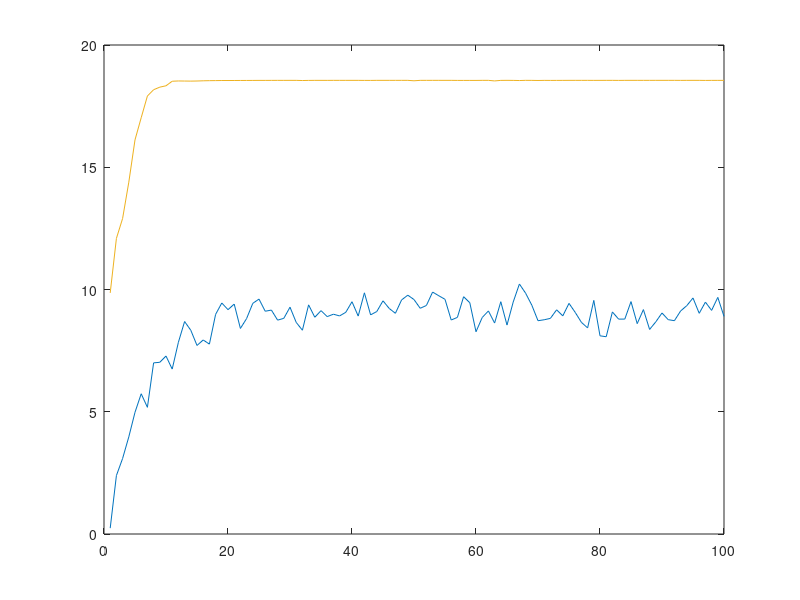

This figure's MATLAB source:
function GA
%exercise written 14 August 2006 by Anders Brodin

%global variables:
global POPSIZE GENE_NUMBER MAX_GENERATIONS NUM_BREED;
POPSIZE = 200;                   %popsize is number of chromosomes in the population
GENE_NUMBER = 128;                %gene number is number of genes in each chromosome, should be one in these simple tasks
MAX_GENERATIONS = 100;           %number of iterations
NUM_BREED = 100;                 %out of the 50 chromsomes (= possible solutions) the 20 best are allowed to reproduce

%genetic operators
global mutation_rate mutation_free;%crossover_rate 
mutation_rate = 0.08;           %how large percentage of the genes experience mutations
mutation_free = 8;             %number of topranked Individuals that should be saved from mutation

%global structure delaration
global Ind Gene Fitness;
global Results1 Results2 Results3;
Results1 = zeros(MAX_GENERATIONS);
Results2 = zeros(MAX_GENERATIONS);
Results3 = zeros(MAX_GENERATIONS);

rand('twister',sum(100*clock));%'state'
Create_pop                                          %calls function that generates random chromosomes
for generation = 1 : MAX_GENERATIONS                %how long should the algorithm run?
   Evaluate_fitness;                                %calling function "evaluate_fitness" below
   Sort;                                            %calling function "sort" below
   Reproduce;                                       %calling function "reproduce" below
   Mutate;                                          %calling function "mutate" below
   Output (generation);                             %calling function that writes result to Excel sheet
end                                                 %end of "for" loop
%__________________________________________________________________________
function Create_pop()                               %This function creates a random population of 50 chromosomes
global POPSIZE GENE_NUMBER Ind;                     % Gene Fitness;
for Count1 = 1 : POPSIZE                            %For counter for the chromosomes
    for Count2 = 1 : GENE_NUMBER                    %For counter for genes inside chromosomes
        g = rand(1);                                %g is a random number between 0 and 1
        if g < 0.5                                  %fill genes with either 0 or 1
            Ind(Count1).Gene(Count2) = 0;           %0 or 1 is written into the array "Ind" which is an
        else                                        %array of a user defined variable (like struct or class)
            Ind(Count1).Gene(Count2) = 1;           %the "Gene" is and integer inside the composite variable
        end
    end
    Ind(Count1).Fitness = -1;                       % This fills the ind.Fitness varaibale with -1 to start with
end
%__________________________________________________________________________
function Evaluate_fitness()                         %This function calculates the base two number of ones and zeros
global POPSIZE GENE_NUMBER Ind;% Gene Fitness;
for Count1 = 1 : POPSIZE
    
    X = sum(2.^(-find(Ind(Count1).Gene(1:GENE_NUMBER/2) == 1) + 4));
    Y = sum(2.^(-find(Ind(Count1).Gene(GENE_NUMBER/2+1:GENE_NUMBER) == 1) + 4));
    X = mod(X, 10);
    Y = mod(Y, 10);
    
   Ind(Count1).Fitness = -X.*sin(4*X)-1.1*Y.*sin(2*Y);
end
%__________________________________________________________________________
function Reproduce()
global POPSIZE NUM_BREED GENE_NUMBER Ind; % crossover_rate;
countback = POPSIZE;
for Count1 = 1 : 2 : (POPSIZE / 2)
    if Count1 <= NUM_BREED       
        Gene_No = 8 * rand(1) + 1;
        for Count2 = 1 : GENE_NUMBER
            if Count2 <= Gene_No
                Ind(countback).Gene(Count2) = Ind(Count1).Gene(Count2);
                Ind(countback - 1).Gene(Count2) = Ind(Count1 + 1).Gene(Count2);
            else
                Ind(countback).Gene(Count2) = Ind(Count1 + 1).Gene(Count2);
                Ind(countback - 1).Gene(Count2) = Ind(Count1).Gene(Count2);
            end
        end
        countback = countback - 2;        
    end
end
%__________________________________________________________________________
function Mutate()
global GENE_NUMBER POPSIZE mutation_free mutation_rate Ind;
for Count1 = mutation_free : POPSIZE
    for Count2 = 1 : GENE_NUMBER
        Chance = rand(1);
        if Chance <= mutation_rate
            if Ind(Count1).Gene(Count2) == 0
                Ind(Count1).Gene(Count2) = 1;
            else
                Ind(Count1).Gene(Count2) = 0;
            end
        end
    end
end
%__________________________________________________________________________
function Sort()
global POPSIZE Ind Fitness;
for i = 1 : (POPSIZE - 1)
    m = i + 1;
    for j = (i + 1) : POPSIZE
        if Ind(j).Fitness > Ind(m).Fitness
            m = j;
        end
    end
    if Ind(m).Fitness > Ind(i).Fitness
        tmp = Ind(i);
        Ind(i) = Ind(m);
        Ind(m) = tmp;
    end
end
%__________________________________________________________________________
function Output(generation)
global POPSIZE Ind MAX_GENERATIONS Results1 Results2 Results3 GENE_NUMBER;
addfitness = 0;
add_top = 0;
for Count = 1 : POPSIZE
    addfitness = addfitness + Ind(Count).Fitness;
    if Count <= 10
       add_top = add_top + Ind(Count).Fitness;
    end 
end
meantopfitness = add_top / 10;
meanfitness = addfitness / POPSIZE;
Results1(generation) = generation;
Results2(generation) = meanfitness;
Results3(generation) = meantopfitness;
if generation == MAX_GENERATIONS
    mi = Ind(1);
    for i = 1:POPSIZE
        if Ind(i).Fitness > mi.Fitness
            mi = Ind(i);
        end
    end
    plot(Results1,Results2,Results1,Results3)
    min_val = -mi.Fitness
    X = sum(2.^(-find(mi.Gene(1:GENE_NUMBER/2) == 1) + 4));
    Y = sum(2.^(-find(mi.Gene(GENE_NUMBER/2+1:GENE_NUMBER) == 1) + 4));
    X = mod(X, 10)
    Y = mod(Y, 10)
end
%________________________________________________________________________
function Make_Array()
global Ind Gene Fitness POPSIZE GENE_NUMBER;
for Count = 1 : POPSIZE
    %Ind(Count).Gene = [];               
    Ind(Count).Fitness = -2;
    for Count2 = 1 : GENE_NUMBER
        Ind(Count).Gene(Count2)= 0;
    end
end





